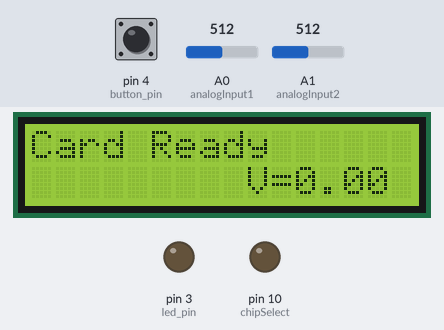
The sketch below on a simulated Arduino Uno, built with avr-gcc and run on an emulated ATmega328P. Parts: 16×2 character LCD, output pins drawn as LEDs (lit = HIGH). Inputs (shaded band) come from the test bench; at power-on: pin 4 (button_pin) LOW, A0 (analogInput1) = 512, A1 (analogInput2) = 512. Storage starts empty; what the sketch prints to the serial monitor is not drawn.

Above: at 1.2 s.
1.3 s: pin 4 (button_pin) pulled HIGH for 0.15 s
At 4.1 s:
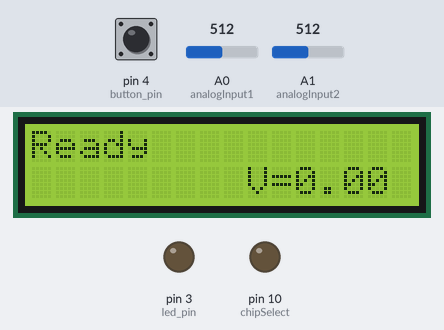
4.4 s: A0 (analogInput1) set to 716
At 5.1 s:
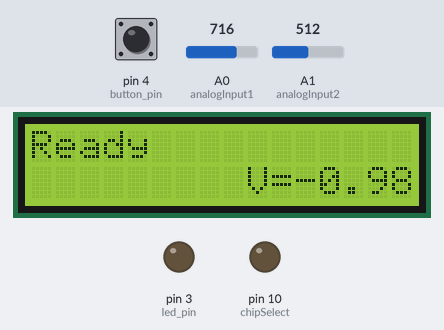
6.1 s: pin 4 (button_pin) pulled HIGH for 1 s
At 8.0 s:
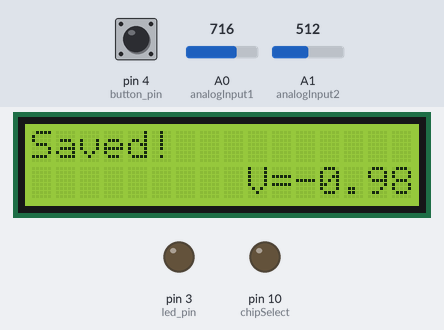
8.6 s: A1 (analogInput2) set to 716
At 9.8 s:
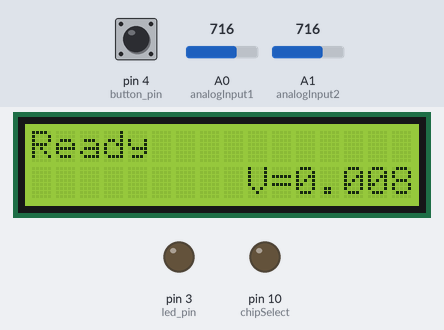
10.3 s: A0 (analogInput1) set to 900
At 11.0 s:
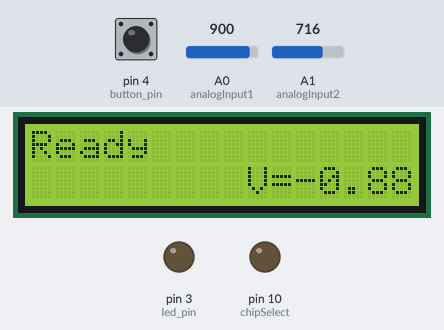
11.8 s: A1 (analogInput2) set to 511
At 12.4 s:
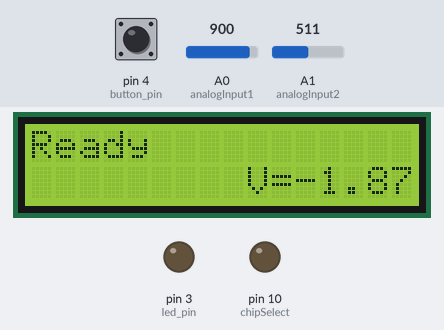
Timing chart, 0 to 14.3 s (numbered marks = the images above; inputs shaded):
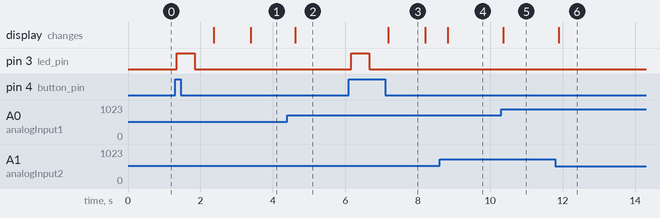

The sketch:

withLCD.ino
```cpp
#include <LiquidCrystal_I2C.h>
#include <SD.h>
File myFile;
#include <Wire.h>
LiquidCrystal_I2C LCD(0x3F, 16, 2); // Устанавливаем дисплей


const int chipSelect = 10;//буфер
//char dataString [64];
String KM = "";
boolean Flag;

int led_pin = 3;        // пин подключения
int button_pin = 4;     // пин кнопки

int analogInput1 = 0;
int analogInput2 = 1;
float vout = 0.0;
float vin = 0.0;
float R1 = 38800.0; // сопротивление R1 (100K)
float R2 = 11200.0; // сопротивление R2 (10K)
int value = 0;

void setup() {

  LCD.init(); // инициализация LCD дисплея
  LCD.backlight(); // включение подсветки дисплея
  analogReference(INTERNAL);
  Serial.begin(9600);

  pinMode(led_pin, OUTPUT); // Инициализируем цифровой вход/выход в режиме выхода.
  pinMode(button_pin, INPUT); // Инициализируем цифровой вход/выход в режиме входа.
  pinMode(chipSelect, OUTPUT);
  pinMode(analogInput1, INPUT);
  pinMode(analogInput2, INPUT);
  Serial.println("Initializing Card");//Initializing Card
  if (!SD.begin(chipSelect)) {
    Serial.println("Card Failure");//Card Failure
    LCD.print("CARD FAILURE");
    return;
  }
  else {
    LCD.print("Card Ready");
  }
  Serial.println("Card Ready");//Card Ready


}
void loop() {
  {
    vin = (((analogRead(analogInput2) - analogRead(analogInput1)) * 1.1) / 1024.0 ) / (R2 / (R1 + R2));
    //vin = ((analogRead(analogInput1) * 1.1) / 1024.0 )/ (R2/(R1+R2));
    if ((digitalRead(button_pin) == HIGH) && SD.begin(chipSelect)) { // Если кнопка нажата
      digitalWrite(led_pin, HIGH);
      delay(500);
      digitalWrite(led_pin, LOW);
      delay(500);// зажигаем светодиод
      File myFile = SD.open("log.xls", FILE_WRITE);
      if (myFile)
      {
        myFile.println(vin);
        LCD.setCursor(0, 0);
        LCD.print("Saved!      ");
        myFile.close();
        delay(1000);
        LCD.setCursor(0, 0);
        LCD.print("Ready      ");

        while (Serial.available()>0) {
          KM += (char)Serial.read();
          Flag = true;
          delay(2);
          //LCD.setCursor(0, 1);
          //LCD.print(Serial.read());
        }
        if (Flag){
          LCD.setCursor(0, 1);
          LCD.print(KM);
          KM = "";
          Flag = false;
          }
        // LCD.setCursor(0, 1);
        // LCD.print(vin);
        Serial.println(vin);
      }

    }
    else if ((digitalRead(button_pin) == HIGH) && !SD.begin(chipSelect)) { //Иначе
      LCD.setCursor(0, 0);
      LCD.print("CARD MISSING");
      Serial.println(vin);
              while (Serial.available()>0) {
          KM += (char)Serial.read();
          Flag = true;
          delay(2);
          //LCD.setCursor(0, 1);
          //LCD.print(Serial.read());
        }
        if (Flag){
          LCD.setCursor(0, 1);
          LCD.print(KM);
          KM = "";
          Flag = false;
          }
    }

    LCD.setCursor(9, 1);
    LCD.print("V=");
    LCD.print(vin);
    delay(300);
  }
}
```

Measured:
- after the input at 1.3 s, pin 3 (led_pin): LOW → HIGH at once, → LOW 0.50 s later; the display: first changes after 1.1 s (image 1 shows a later state)
- after the input at 4.4 s, the display: changes after 0.21 s (image 2)
- after the input at 6.1 s, pin 3 (led_pin): LOW → HIGH after 0.06 s, → LOW 0.50 s later; the display: changes after 1.1 s (image 3)
- after the input at 8.6 s, the display: changes after 0.22 s (image 4)
- after the input at 10.3 s, the display: changes after 0.06 s (image 5)
- after the input at 11.8 s, the display: changes after 0.10 s (image 6)
- what the display in image 3 shows lasts 1.0 s, from 7.2 s to 8.2 s
